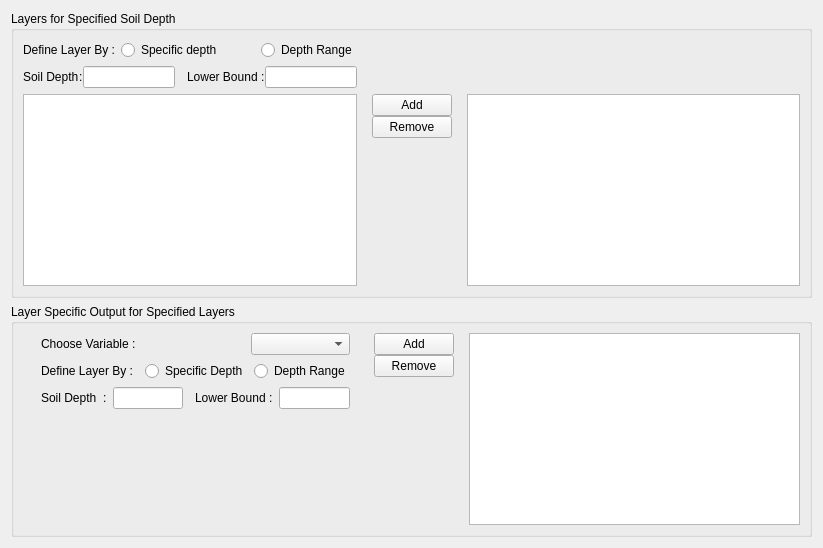
        <widget class="QWidget" name="tbpLayerSpecificDailyOutput">
         <attribute name="title">
          <string>Output List: Layer Specific (Daily)</string>
         </attribute>
         <layout class="QGridLayout" name="gridLayout_22">
          <item row="0" column="0">
           <widget class="QGroupBox" name="gpbLayerSpecificDailyLayerVariable">
            <property name="title">
             <string>Layers for Specified Soil Depth</string>
            </property>
            <layout class="QGridLayout" name="gridLayout_13" columnstretch="2,0,2" columnminimumwidth="2,0,2">
             <item row="0" column="0">
              <widget class="QFrame" name="frame_14">
               <property name="frameShape">
                <enum>QFrame::NoFrame</enum>
               </property>
               <property name="frameShadow">
                <enum>QFrame::Raised</enum>
               </property>
               <layout class="QVBoxLayout" name="verticalLayout_18">
                <property name="margin">
                 <number>0</number>
                </property>
                <item>
                 <widget class="QFrame" name="frame_42">
                  <property name="frameShape">
                   <enum>QFrame::NoFrame</enum>
                  </property>
                  <property name="frameShadow">
                   <enum>QFrame::Raised</enum>
                  </property>
                  <layout class="QHBoxLayout" name="horizontalLayout_12">
                   <property name="margin">
                    <number>0</number>
                   </property>
                   <item>
                    <widget class="QLabel" name="lblLayerSpecificDailyLayerDefinition">
                     <property name="text">
                      <string>Define Layer By :</string>
                     </property>
                    </widget>
                   </item>
                   <item>
                    <widget class="QRadioButton" name="rbtLayerSpecificDailySpecificDepth">
                     <property name="text">
                      <string>Specific depth</string>
                     </property>
                    </widget>
                   </item>
                   <item>
                    <widget class="QFrame" name="frame_43">
                     <property name="frameShape">
                      <enum>QFrame::NoFrame</enum>
                     </property>
                     <property name="frameShadow">
                      <enum>QFrame::Raised</enum>
                     </property>
                    </widget>
                   </item>
                   <item>
                    <widget class="QRadioButton" name="rbtLayerSpecificDailyDepthRange">
                     <property name="text">
                      <string>Depth Range</string>
                     </property>
                    </widget>
                   </item>
                  </layout>
                 </widget>
                </item>
                <item>
                 <widget class="QFrame" name="frame_46">
                  <property name="frameShape">
                   <enum>QFrame::NoFrame</enum>
                  </property>
                  <property name="frameShadow">
                   <enum>QFrame::Raised</enum>
                  </property>
                  <layout class="QHBoxLayout" name="horizontalLayout_15" stretch="0,3,0">
                   <property name="margin">
                    <number>0</number>
                   </property>
                   <item>
                    <widget class="QFrame" name="frame_44">
                     <property name="frameShape">
                      <enum>QFrame::NoFrame</enum>
                     </property>
                     <property name="frameShadow">
                      <enum>QFrame::Raised</enum>
                     </property>
                     <layout class="QHBoxLayout" name="horizontalLayout_13" stretch="0,2,0,0">
                      <property name="spacing">
                       <number>0</number>
                      </property>
                      <property name="margin">
                       <number>0</number>
                      </property>
                      <item>
                       <widget class="QLabel" name="lblLayerSpecificDailySoilDepth">
                        <property name="text">
                         <string>Soil Depth</string>
                        </property>
                       </widget>
                      </item>
                      <item>
                       <widget class="QFrame" name="frame_49">
                        <property name="frameShape">
                         <enum>QFrame::StyledPanel</enum>
                        </property>
                        <property name="frameShadow">
                         <enum>QFrame::Raised</enum>
                        </property>
                       </widget>
                      </item>
                      <item>
                       <widget class="QLabel" name="label_2">
                        <property name="text">
                         <string>:</string>
                        </property>
                       </widget>
                      </item>
                      <item>
                       <widget class="QLineEdit" name="txtLayerSpecificDailySoilDepth">
                        <property name="inputMask">
                         <string/>
                        </property>
                       </widget>
                      </item>
                     </layout>
                    </widget>
                   </item>
                   <item>
                    <widget class="QFrame" name="frame_47">
                     <property name="frameShape">
                      <enum>QFrame::NoFrame</enum>
                     </property>
                     <property name="frameShadow">
                      <enum>QFrame::Raised</enum>
                     </property>
                    </widget>
                   </item>
                   <item>
                    <widget class="QFrame" name="frame_45">
                     <property name="frameShape">
                      <enum>QFrame::NoFrame</enum>
                     </property>
                     <property name="frameShadow">
                      <enum>QFrame::Raised</enum>
                     </property>
                     <layout class="QHBoxLayout" name="horizontalLayout_14">
                      <property name="spacing">
                       <number>0</number>
                      </property>
                      <property name="margin">
                       <number>0</number>
                      </property>
                      <item>
                       <widget class="QLabel" name="lblLayerSpecificDailyLowerBound">
                        <property name="text">
                         <string>Lower Bound :</string>
                        </property>
                       </widget>
                      </item>
                      <item>
                       <widget class="QLineEdit" name="txtLayerSpecificDailyLowerBound">
                        <property name="inputMask">
                         <string/>
                        </property>
                       </widget>
                      </item>
                     </layout>
                    </widget>
                   </item>
                  </layout>
                  <zorder>frame_44</zorder>
                  <zorder>frame_45</zorder>
                  <zorder>frame_47</zorder>
                 </widget>
                </item>
               </layout>
              </widget>
             </item>
             <item row="1" column="0" rowspan="2">
              <widget class="QTableWidget" name="twLayerSpecificDailyVariableList">
               <property name="alternatingRowColors">
                <bool>true</bool>
               </property>
               <property name="selectionMode">
                <enum>QAbstractItemView::MultiSelection</enum>
               </property>
               <property name="selectionBehavior">
                <enum>QAbstractItemView::SelectRows</enum>
               </property>
               <property name="sortingEnabled">
                <bool>true</bool>
               </property>
               <attribute name="verticalHeaderVisible">
                <bool>false</bool>
               </attribute>
              </widget>
             </item>
             <item row="1" column="2" rowspan="2">
              <widget class="QListWidget" name="lstLayerSpecificDailySelectedLayerVariable">
               <property name="alternatingRowColors">
                <bool>true</bool>
               </property>
              </widget>
             </item>
             <item row="1" column="1" rowspan="2">
              <widget class="QFrame" name="frame_17">
               <property name="frameShape">
                <enum>QFrame::NoFrame</enum>
               </property>
               <property name="frameShadow">
                <enum>QFrame::Raised</enum>
               </property>
               <layout class="QVBoxLayout" name="verticalLayout_12" stretch="0,0,5">
                <property name="spacing">
                 <number>0</number>
                </property>
                <property name="topMargin">
                 <number>0</number>
                </property>
                <item>
                 <widget class="QPushButton" name="btnLayerSpecificDailyVariableAdd">
                  <property name="text">
                   <string>Add</string>
                  </property>
                 </widget>
                </item>
                <item>
                 <widget class="QPushButton" name="btnLayerSpecificDailyVariableRemove">
                  <property name="text">
                   <string>Remove</string>
                  </property>
                 </widget>
                </item>
                <item>
                 <widget class="QFrame" name="frame_38">
                  <property name="frameShape">
                   <enum>QFrame::NoFrame</enum>
                  </property>
                  <property name="frameShadow">
                   <enum>QFrame::Raised</enum>
                  </property>
                 </widget>
                </item>
               </layout>
              </widget>
             </item>
            </layout>
           </widget>
          </item>
          <item row="1" column="0">
           <widget class="QGroupBox" name="gpbLayerSpecificDailyVariableLayer">
            <property name="title">
             <string>Layer Specific Output for Specified Layers</string>
            </property>
            <layout class="QGridLayout" name="gridLayout_16" columnstretch="2,0,2" columnminimumwidth="2,0,2">
             <item row="0" column="0">
              <widget class="QFrame" name="frame_15">
               <property name="frameShape">
                <enum>QFrame::NoFrame</enum>
               </property>
               <property name="frameShadow">
                <enum>QFrame::Raised</enum>
               </property>
               <layout class="QVBoxLayout" name="verticalLayout_21" stretch="0,0,0,5">
                <property name="topMargin">
                 <number>0</number>
                </property>
                <item>
                 <widget class="QFrame" name="frame_69">
                  <property name="frameShape">
                   <enum>QFrame::NoFrame</enum>
                  </property>
                  <property name="frameShadow">
                   <enum>QFrame::Raised</enum>
                  </property>
                  <layout class="QHBoxLayout" name="horizontalLayout_29">
                   <property name="topMargin">
                    <number>0</number>
                   </property>
                   <property name="rightMargin">
                    <number>0</number>
                   </property>
                   <property name="bottomMargin">
                    <number>0</number>
                   </property>
                   <item>
                    <widget class="QLabel" name="lblLayerSpecificDailyChooseVariable">
                     <property name="text">
                      <string>Choose Variable :</string>
                     </property>
                    </widget>
                   </item>
                   <item>
                    <widget class="QFrame" name="frame_70">
                     <property name="frameShape">
                      <enum>QFrame::NoFrame</enum>
                     </property>
                     <property name="frameShadow">
                      <enum>QFrame::Raised</enum>
                     </property>
                    </widget>
                   </item>
                   <item>
                    <widget class="QComboBox" name="cmbLayerSpecificDailyVariableList"/>
                   </item>
                  </layout>
                 </widget>
                </item>
                <item>
                 <widget class="QFrame" name="frame_67">
                  <property name="frameShape">
                   <enum>QFrame::NoFrame</enum>
                  </property>
                  <property name="frameShadow">
                   <enum>QFrame::Raised</enum>
                  </property>
                  <layout class="QHBoxLayout" name="horizontalLayout_28">
                   <property name="topMargin">
                    <number>0</number>
                   </property>
                   <property name="rightMargin">
                    <number>0</number>
                   </property>
                   <property name="bottomMargin">
                    <number>0</number>
                   </property>
                   <item>
                    <widget class="QLabel" name="lblLayerSpecificDailyLayerDefinition_2">
                     <property name="text">
                      <string>Define Layer By :</string>
                     </property>
                    </widget>
                   </item>
                   <item>
                    <widget class="QFrame" name="frame_68">
                     <property name="frameShape">
                      <enum>QFrame::NoFrame</enum>
                     </property>
                     <property name="frameShadow">
                      <enum>QFrame::Raised</enum>
                     </property>
                    </widget>
                   </item>
                   <item>
                    <widget class="QRadioButton" name="rbtLayerSpecificDailySpecificDepth_2">
                     <property name="text">
                      <string>Specific Depth</string>
                     </property>
                    </widget>
                   </item>
                   <item>
                    <widget class="QRadioButton" name="rbtLayerSpecificDailyDepthRange_2">
                     <property name="text">
                      <string>Depth Range</string>
                     </property>
                    </widget>
                   </item>
                  </layout>
                 </widget>
                </item>
                <item>
                 <widget class="QFrame" name="frame_50">
                  <property name="frameShape">
                   <enum>QFrame::NoFrame</enum>
                  </property>
                  <property name="frameShadow">
                   <enum>QFrame::Raised</enum>
                  </property>
                  <layout class="QHBoxLayout" name="horizontalLayout_27" stretch="0,5,0">
                   <property name="topMargin">
                    <number>0</number>
                   </property>
                   <property name="rightMargin">
                    <number>0</number>
                   </property>
                   <property name="bottomMargin">
                    <number>0</number>
                   </property>
                   <item>
                    <widget class="QFrame" name="frame_48">
                     <property name="frameShape">
                      <enum>QFrame::NoFrame</enum>
                     </property>
                     <property name="frameShadow">
                      <enum>QFrame::Raised</enum>
                     </property>
                     <layout class="QHBoxLayout" name="horizontalLayout_25">
                      <property name="margin">
                       <number>0</number>
                      </property>
                      <item>
                       <widget class="QLabel" name="lblLayerSpecificDailySoilDepth_2">
                        <property name="text">
                         <string>Soil Depth</string>
                        </property>
                       </widget>
                      </item>
                      <item>
                       <widget class="QLabel" name="lblLayerSpecificDailySoilDepthColon_2">
                        <property name="text">
                         <string>:</string>
                        </property>
                       </widget>
                      </item>
                      <item>
                       <widget class="QLineEdit" name="txtLayerSpecificDailySoilDepth_2">
                        <property name="inputMask">
                         <string/>
                        </property>
                       </widget>
                      </item>
                     </layout>
                    </widget>
                   </item>
                   <item>
                    <widget class="QFrame" name="frame_73">
                     <property name="frameShape">
                      <enum>QFrame::NoFrame</enum>
                     </property>
                     <property name="frameShadow">
                      <enum>QFrame::Raised</enum>
                     </property>
                    </widget>
                   </item>
                   <item>
                    <widget class="QFrame" name="frame_66">
                     <property name="frameShape">
                      <enum>QFrame::NoFrame</enum>
                     </property>
                     <property name="frameShadow">
                      <enum>QFrame::Raised</enum>
                     </property>
                     <layout class="QHBoxLayout" name="horizontalLayout_26">
                      <property name="margin">
                       <number>0</number>
                      </property>
                      <item>
                       <widget class="QLabel" name="lblLayerSpecificDailyLowerBound_2">
                        <property name="text">
                         <string>Lower Bound :</string>
                        </property>
                       </widget>
                      </item>
                      <item>
                       <widget class="QLineEdit" name="txtLayerSpecificDailyLowerBound_2">
                        <property name="inputMask">
                         <string/>
                        </property>
                       </widget>
                      </item>
                     </layout>
                    </widget>
                   </item>
                  </layout>
                 </widget>
                </item>
                <item>
                 <widget class="QFrame" name="frame_71">
                  <property name="frameShape">
                   <enum>QFrame::NoFrame</enum>
                  </property>
                  <property name="frameShadow">
                   <enum>QFrame::Raised</enum>
                  </property>
                 </widget>
                </item>
               </layout>
              </widget>
             </item>
             <item row="0" column="1">
              <widget class="QFrame" name="frame_16">
               <property name="frameShape">
                <enum>QFrame::NoFrame</enum>
               </property>
               <property name="frameShadow">
                <enum>QFrame::Raised</enum>
               </property>
               <layout class="QVBoxLayout" name="verticalLayout_17" stretch="0,0,5">
                <property name="spacing">
                 <number>0</number>
                </property>
                <property name="topMargin">
                 <number>0</number>
                </property>
                <item>
                 <widget class="QPushButton" name="btnLayerSpecificDailyLayerAdd">
                  <property name="text">
                   <string>Add</string>
                  </property>
                 </widget>
                </item>
                <item>
                 <widget class="QPushButton" name="btnLayerSpecificDailyLayerRemove">
                  <property name="text">
                   <string>Remove</string>
                  </property>
                 </widget>
                </item>
                <item>
                 <widget class="QFrame" name="frame_39">
                  <property name="frameShape">
                   <enum>QFrame::NoFrame</enum>
                  </property>
                  <property name="frameShadow">
                   <enum>QFrame::Raised</enum>
                  </property>
                 </widget>
                </item>
               </layout>
              </widget>
             </item>
             <item row="0" column="2">
              <widget class="QListWidget" name="lstLayerSpecificDailySelectedVariableLayer"/>
             </item>
            </layout>
           </widget>
          </item>
         </layout>
        </widget>
